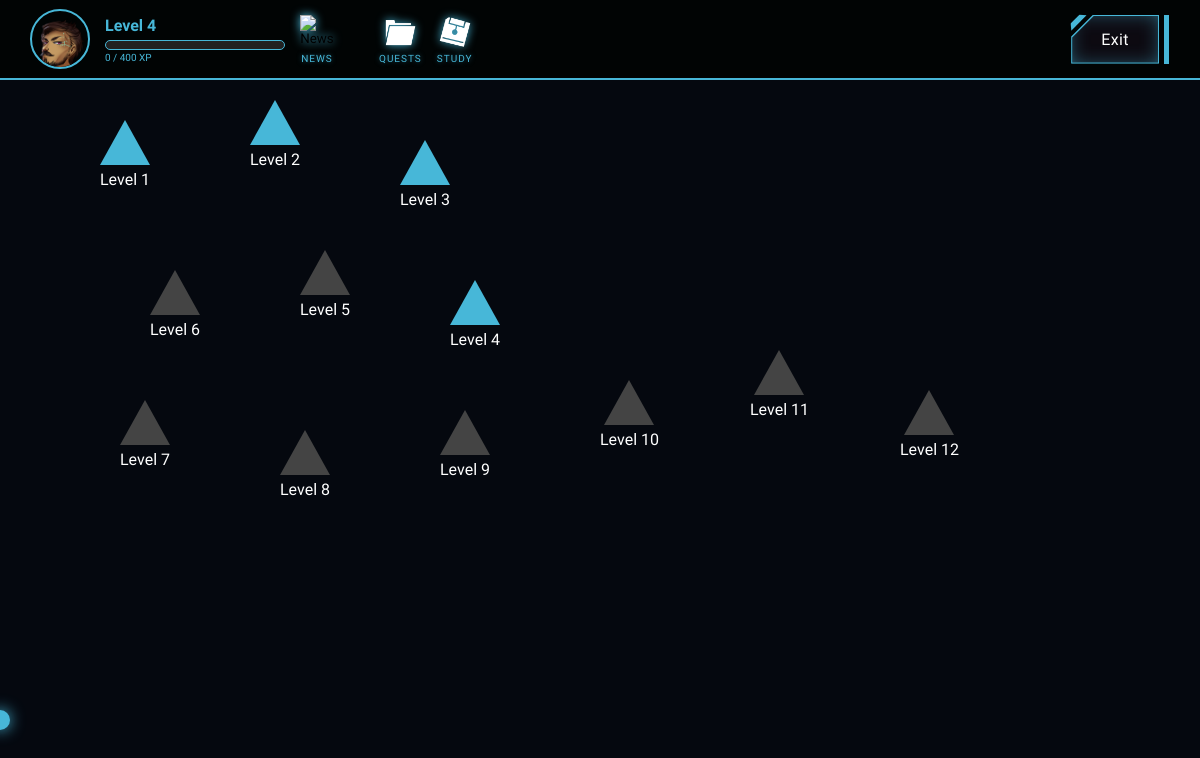
Screenshot of /map (signed in) with the database file from the repository.
### tables this page shows
CREATE TABLE account (id INTEGER PRIMARY KEY AUTOINCREMENT, username TEXT NOT NULL UNIQUE, email TEXT NOT NULL UNIQUE, password TEXT NOT NULL, level INTEGER NOT NULL DEFAULT 1, exp INTEGER NOT NULL DEFAULT 0);

CREATE TABLE classes (id INTEGER PRIMARY KEY AUTOINCREMENT, name TEXT NOT NULL, difficulty INTEGER NOT NULL, exp_reward INTEGER NOT NULL);

### app.py (the view)
@app.route("/map")
def game_map():
    if 'user_id' not in session:
        return redirect(url_for('login'))
    conn = get_db_connection()
    user_stats = conn.execute("SELECT level, exp FROM account WHERE id = ?", (session['user_id'],)).fetchone()
    all_levels = conn.execute("SELECT * FROM classes ORDER BY difficulty ASC").fetchall()
    news_items = conn.execute("SELECT * FROM news ORDER BY date DESC").fetchall()
    conn.close()
    if user_stats is None: return redirect(url_for('login'))
    current_level = user_stats['level']
    total_xp = user_stats['exp']
    needed_for_this_level = get_xp_required_for_level(current_level)
    baseline_xp = get_total_xp_needed_to_reach_level(current_level)
    current_level_progress = total_xp - baseline_xp
    needed_for_this_level = get_xp_required_for_level(current_level)
    xp_percentage = min((current_level_progress / needed_for_this_level) * 100, 100)
    conn.close()
    return render_template("map.html",
                           user_stats=user_stats,
                           current_progress=current_level_progress, # Sent to display "X / Y XP"
                           xp_percentage=xp_percentage,
                           xp_needed=needed_for_this_level, # Sent to display the denominator
                           all_levels=all_levels,
                           news_items=news_items)

### app.py (called while the page is built)
def get_db_connection():
    conn = sqlite3.connect(DATABASE)
    conn.row_factory = sqlite3.Row
    return conn

def get_xp_required_for_level(level):
    return level * 100

def get_total_xp_needed_to_reach_level(level):
    total = 0
    for l in range(1, level):
        total += get_xp_required_for_level(l)
    return total

### templates/map.html (shortened to what this page needs)
<!DOCTYPE html>
<html lang="en">
<head>
    <link rel="stylesheet" href="{{ url_for('static', filename='style.css') }}">
    <link rel="stylesheet" href="{{ url_for('static', filename='map.css') }}">
</head>
<body class="map-page">
    <header class="game-hud">
    <div class="hud-left">
        <div class="player-avatar">
            <img src="/static/profile.png" alt="Player">
        </div>
        <div class="progress-section">
            <span class="level-label">Level {{ user_stats['level'] }}</span>
            <div class="xp-container">
            </div>
            <small class="xp-text-detail">
                {{ current_progress }} / {{ xp_needed }} XP
            </small>
        </div>
        <button class="hud-icon-btn" onclick="toggleNewsModule()" title="System News">
            <div class="icon-stack">
                <img src="/static/compact-discD.png" alt="News" class="nav-icon-img">
                <span class="icon-label">NEWS</span>
            </div>
        </button>
        <button class="hud-icon-btn quest-btn-margin" onclick="toggleQuestLog()" title="Quests">
            <div class="icon-stack">
                <img src="/static/open-folder.png" id="quest-icon" alt="Quest Log" class="nav-icon-img">
                <span class="icon-label">QUESTS</span>
            </div>
        </button>
        <button class="hud-icon-btn" onclick="toggleStudyModule()" title="Study Guide">
            <div class="icon-stack">
                <img src="/static/disc.png" alt="Study Guide" class="nav-icon-img">
                <span class="icon-label">STUDY</span>
            </div>
        </button>
    </div>
    <div class="hud-right">
        <a class="si-buttons-scifi__style-8__button-4" href="/" style="margin-right:11px;">
            <span>Exit</span>
            <ripple></ripple>
        </a>
    </div>
</header>
    <main class="map-container">
        {% for level in all_levels %}
        <div class="map-node level-{{ level['id'] }} {{ 'unlocked' if user_stats['level'] >= level['id'] else 'locked' }}"
            data-name="{{ level['name'] | capitalize }} Tier {{ level['difficulty'] }}"
            data-subject="{{ level['name'] | capitalize }}"
            data-diff="{{ level['difficulty'] }}"
            data-xp="{{ level['exp_reward'] }}"
            onclick="openLevel({{ level['id'] }})">
            <div class="node-triangle"></div>
            <span class="node-label">Level {{ level['id'] }}</span>
        </div>
        {% endfor %}
    </main>
    <div class="cursor-glow"></div>
</body>
</html>

### static/style.css (style rules this page uses)
*, h1, h2, h3, h4, h5, h6 { box-sizing: border-box; font-family: Jura, monospace; }
body { margin: 0; height: 100vh; background-color: #05080f; overflow: hidden; }
[class*='si-buttons-scifi'] span { position: relative; z-index: 2; pointer-events: none; }
[class*='si-buttons-scifi'] ripple { inset: 0; position: absolute; overflow: hidden; -webkit-clip-path: var(--button-shape); clip-path: var(--button-shape); }
[class*='si-buttons-scifi'] ripple:after { content: ''; --ripple-gradient: rgb(255, 255, 255); position: absolute; inset: 0 auto 0 -200%; width: 200%; transform: skewX(-20deg); opacity: 0.5; background-image: linear-gradient(to right, transparent, var(--ripple-gradient), transparent); }
[class*='si-buttons-scifi'] ripple:before { content: ''; --ripple-color: rgb(255, 255, 255); position: absolute; inset: 50%; transform: skewX(-10deg); border-radius: 100vh; }

### rows the page displays
account: level "4"
classes: id "1"
classes: id "4"
classes: id "7"
classes: id "10"
classes: id "2"
classes: id "5"
classes: id "8"
classes: id "11"
classes: id "3"
classes: id "6"
classes: id "9"
classes: id "12"

### other values shown
{{ current_progress }} "0"
{{ xp_needed }} "400"
